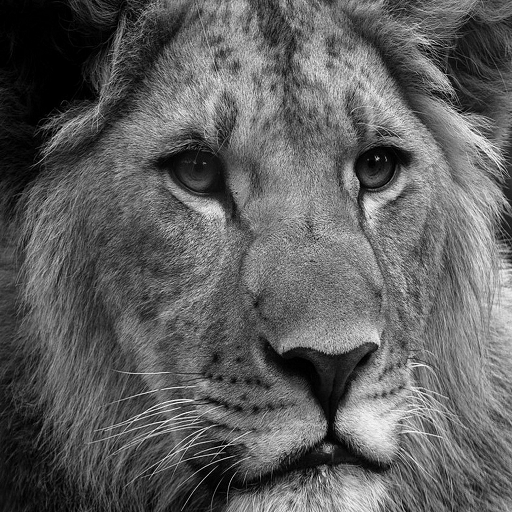
%> input picture MA2/Lion.bmp, 512 x 512 px
$ octave ma2_3.m   (GNU Octave 9; MATLAB toolbox functions it lacks are replaced by stand-ins)
%> lines starting %> are read from the running program, lines starting %| are printed output that depends on the picture
N = imread('Lion.bmp');
%> N is the input picture: size 512x512x3 uint8; min 0, max 255, mean 95.1

G = mat2gray(N, [0,255]);

G = rgb2gray(G);
%> G: size 512x512 double

M_values = [21, 31, 51];
m_index = 3;

b_val = 0.4;

random_values = (rand(size(G)) - 0.5) * b_val;
G = G + random_values;
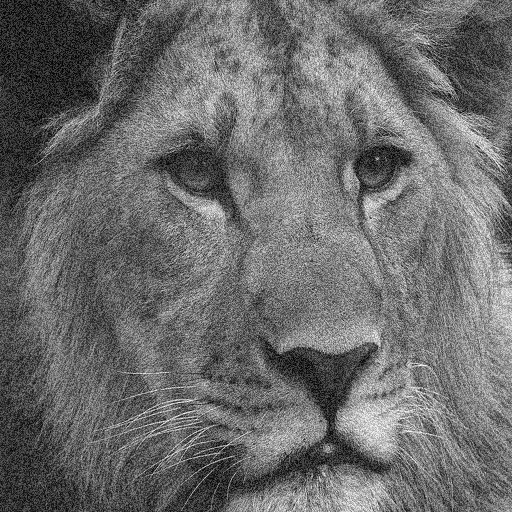
%> G: size 512x512 double; min -0.2, max 1.15, mean 0.373; drawn with min black and max white

b = ones(1,M_values(m_index))/M_values(m_index);
A = imfilter(G, b);
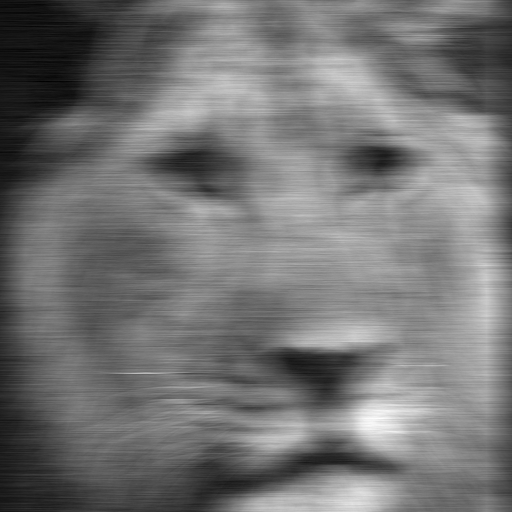
%> A: size 512x512 double; min -0.0654, max 0.882, mean 0.366; drawn with min black and max white

figure;
imshow(A)
